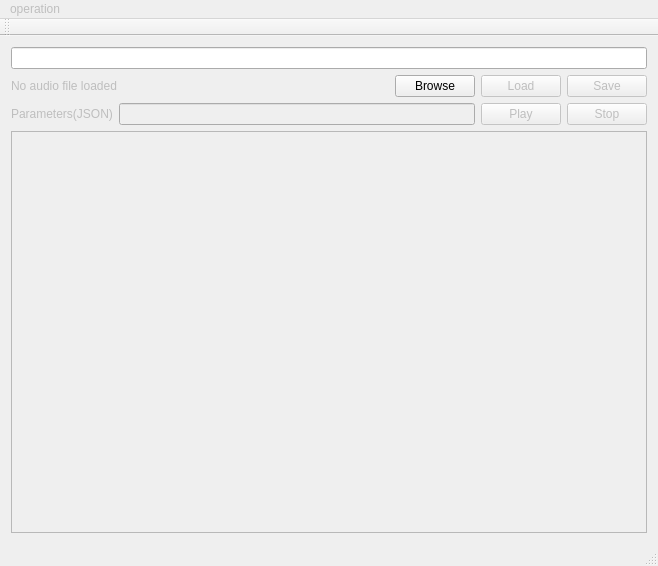
<?xml version="1.0" encoding="UTF-8"?>
<ui version="4.0">
 <class>MainWindow</class>
 <widget class="QMainWindow" name="MainWindow">
  <property name="geometry">
   <rect>
    <x>0</x>
    <y>0</y>
    <width>658</width>
    <height>566</height>
   </rect>
  </property>
  <property name="windowTitle">
   <string>MainWindow</string>
  </property>
  <widget class="QWidget" name="centralWidget">
   <layout class="QVBoxLayout" name="verticalLayout">
    <item>
     <widget class="QLineEdit" name="lineEditFilePath"/>
    </item>
    <item>
     <layout class="QHBoxLayout" name="horizontalLayout">
      <item>
       <widget class="QLabel" name="labelFile">
        <property name="enabled">
         <bool>false</bool>
        </property>
        <property name="text">
         <string>No audio file loaded</string>
        </property>
       </widget>
      </item>
      <item>
       <spacer name="horizontalSpacer">
        <property name="orientation">
         <enum>Qt::Horizontal</enum>
        </property>
        <property name="sizeHint" stdset="0">
         <size>
          <width>40</width>
          <height>20</height>
         </size>
        </property>
       </spacer>
      </item>
      <item>
       <widget class="QPushButton" name="btnBrowse">
        <property name="enabled">
         <bool>true</bool>
        </property>
        <property name="text">
         <string>Browse</string>
        </property>
       </widget>
      </item>
      <item>
       <widget class="QPushButton" name="btnLoad">
        <property name="enabled">
         <bool>false</bool>
        </property>
        <property name="text">
         <string>Load</string>
        </property>
       </widget>
      </item>
      <item>
       <widget class="QPushButton" name="btnSave">
        <property name="enabled">
         <bool>false</bool>
        </property>
        <property name="text">
         <string>Save</string>
        </property>
       </widget>
      </item>
     </layout>
    </item>
    <item>
     <layout class="QHBoxLayout" name="horizontalLayout_2">
      <item>
       <widget class="QLabel" name="labelJSON">
        <property name="enabled">
         <bool>false</bool>
        </property>
        <property name="text">
         <string>Parameters(JSON)</string>
        </property>
       </widget>
      </item>
      <item>
       <widget class="QLineEdit" name="lineEditJSON">
        <property name="enabled">
         <bool>false</bool>
        </property>
       </widget>
      </item>
      <item>
       <widget class="QPushButton" name="btnPlay">
        <property name="enabled">
         <bool>false</bool>
        </property>
        <property name="text">
         <string>Play</string>
        </property>
       </widget>
      </item>
      <item>
       <widget class="QPushButton" name="btnStop">
        <property name="enabled">
         <bool>false</bool>
        </property>
        <property name="text">
         <string>Stop</string>
        </property>
       </widget>
      </item>
     </layout>
    </item>
    <item>
     <widget class="QTextEdit" name="textEdit">
      <property name="enabled">
       <bool>false</bool>
      </property>
     </widget>
    </item>
   </layout>
  </widget>
  <widget class="QMenuBar" name="menuBar">
   <property name="enabled">
    <bool>false</bool>
   </property>
   <property name="geometry">
    <rect>
     <x>0</x>
     <y>0</y>
     <width>658</width>
     <height>26</height>
    </rect>
   </property>
   <widget class="QMenu" name="menufunction">
    <property name="enabled">
     <bool>true</bool>
    </property>
    <property name="title">
     <string>operation</string>
    </property>
    <addaction name="actionoriginal"/>
    <addaction name="actionreverse"/>
    <addaction name="actionfaded"/>
    <addaction name="actionvolume"/>
    <addaction name="actionresampling"/>
    <addaction name="actionOLA"/>
    <addaction name="actionDTW"/>
   </widget>
   <addaction name="menufunction"/>
  </widget>
  <widget class="QToolBar" name="mainToolBar">
   <attribute name="toolBarArea">
    <enum>TopToolBarArea</enum>
   </attribute>
   <attribute name="toolBarBreak">
    <bool>false</bool>
   </attribute>
  </widget>
  <widget class="QStatusBar" name="statusBar"/>
  <action name="actionreverse">
   <property name="text">
    <string>reverse</string>
   </property>
  </action>
  <action name="actionfaded">
   <property name="text">
    <string>faded</string>
   </property>
  </action>
  <action name="actionvolume">
   <property name="text">
    <string>volume</string>
   </property>
  </action>
  <action name="actionoriginal">
   <property name="enabled">
    <bool>true</bool>
   </property>
   <property name="text">
    <string>original</string>
   </property>
  </action>
  <action name="actionresampling">
   <property name="text">
    <string>resampling</string>
   </property>
  </action>
  <action name="actionOLA">
   <property name="text">
    <string>OLA</string>
   </property>
  </action>
  <action name="actionDTW">
   <property name="text">
    <string>DTW</string>
   </property>
  </action>
 </widget>
 <layoutdefault spacing="6" margin="11"/>
 <resources/>
 <connections/>
</ui>
